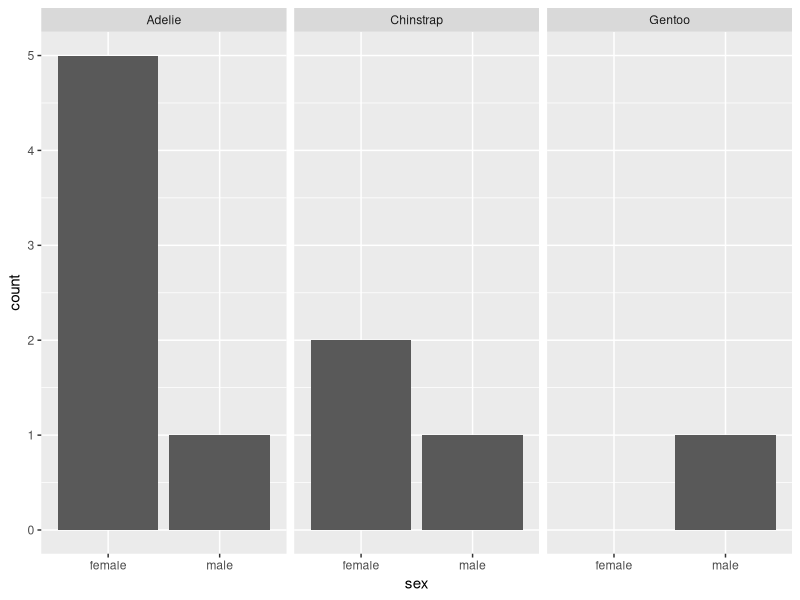
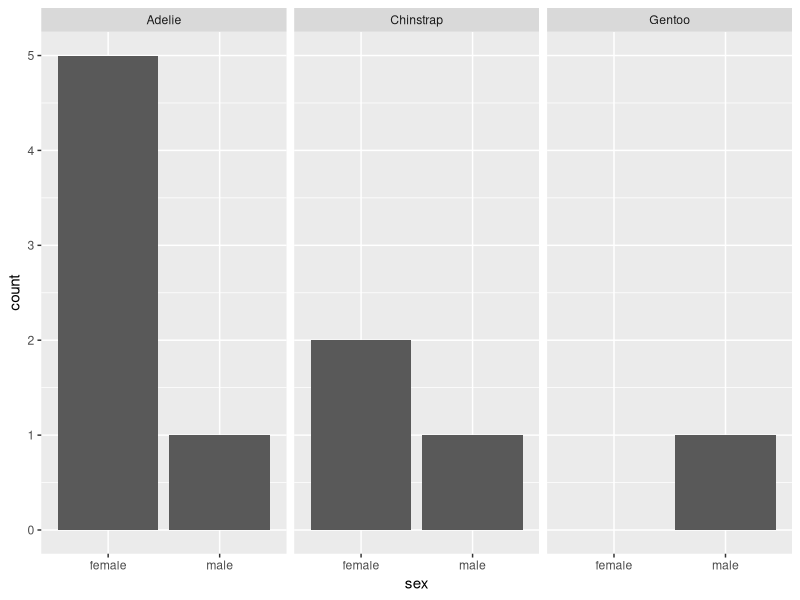

Write R code to recreate these figures, in order.
## ---- chunk 1
knitr::opts_chunk$set(echo = TRUE)
options(tidyverse.quiet = TRUE)
## ---- chunk 2
library(ggplot2)
set.seed(1234)
ggplot(palmerpenguins::penguins |> dplyr::sample_n(10), aes(sex)) +
  stat_count() +
  facet_wrap(~species) ->
p

p


# ggplot2::ggplot_build()
# function (plot) 
# {
  plot <- ggplot2:::plot_clone(p); #plot |> str() # step 1.
  if (length(plot$layers) == 0) {  plot <- plot + geom_blank()}; #plot |> str() # step 2.
  layers <- plot$layers; #layers # step 3.
  data <- rep(list(NULL), length(layers)); data # step 4.
  scales <- plot$scales; #scales # step 1.
  data <- ggplot2:::by_layer(function(l, d) l$layer_data(plot$data), layers, data, "computing layer data"); data # step 5.
  data <- ggplot2:::by_layer(function(l, d) l$setup_layer(d, plot), layers, data, "setting up layer"); data # step 6.
  layout <- ggplot2:::create_layout(plot$facet, plot$coordinates, plot$layout); #layout # step 7.
  data <- layout$setup(data, plot$data, plot$plot_env); data # step 8.
  data <- ggplot2:::by_layer(function(l, d) l$compute_aesthetics(d, plot), layers, data, "computing aesthetics"); data # step 9.
  data <- .ignore_data(data); data # step 10.
  data <- lapply(data, scales$transform_df); data  # step 11
  scale_x <- function() scales$get_scales("x"); scale_x # step 12
  scale_y <- function() scales$get_scales("y"); scale_y # step 13
  layout$train_position(data, scale_x(), scale_y()); #layout # step 14
  data <- layout$map_position(data); data # step 15
  data <- .expose_data(data); data # step 16
  data <- ggplot2:::by_layer(function(l, d) l$compute_statistic(d, layout), layers, data, "computing stat"); data # step 17
  data <- ggplot2:::by_layer(function(l, d) l$map_statistic(d, plot), layers, data, "mapping stat to aesthetics"); data # step 18
  plot$scales$add_missing(c("x", "y"), plot$plot_env) # step 19
  data <- ggplot2:::by_layer(function(l, d) l$compute_geom_1(d), layers,  data, "setting up geom"); data # step 20
  data <- ggplot2:::by_layer(function(l, d) l$compute_position(d, layout),  layers, data, "computing position") # step 21
  data <- .ignore_data(data); data # step 22 
  layout$reset_scales(); #layout # step 23
  layout$train_position(data, scale_x(), scale_y()); #layout # step 24
  layout$setup_panel_params(); #layout # step 25
  data <- layout$map_position(data); data # step 26
  layout$setup_panel_guides(plot$guides, plot$layers); #layout # step 27
  npscales <- scales$non_position_scales(); npscales # step 28
  if (npscales$n() > 0) {
    lapply(data, npscales$train_df)
    plot$guides <- plot$guides$build(npscales, plot$layers, 
      plot$labels, data)
    data <- lapply(data, npscales$map_df)
  }else {
    plot$guides <- plot$guides$get_custom()
  }; plot$guides # step 29
  data <- .expose_data(data); data # step 30
  data <- ggplot2:::by_layer(function(l, d) l$compute_geom_2(d), layers, 
    data, "setting up geom aesthetics"); data # step 31
  data <- ggplot2:::by_layer(function(l, d) l$finish_statistics(d), 
    layers, data, "finishing layer stat") # step 32
  data <- layout$finish_data(data); data # step 33
  plot$labels$alt <- get_alt_text(plot) # step 34
  structure(list(data = data, layout = layout, plot = plot), 
    class = "ggplot_built") # step 35
# }
